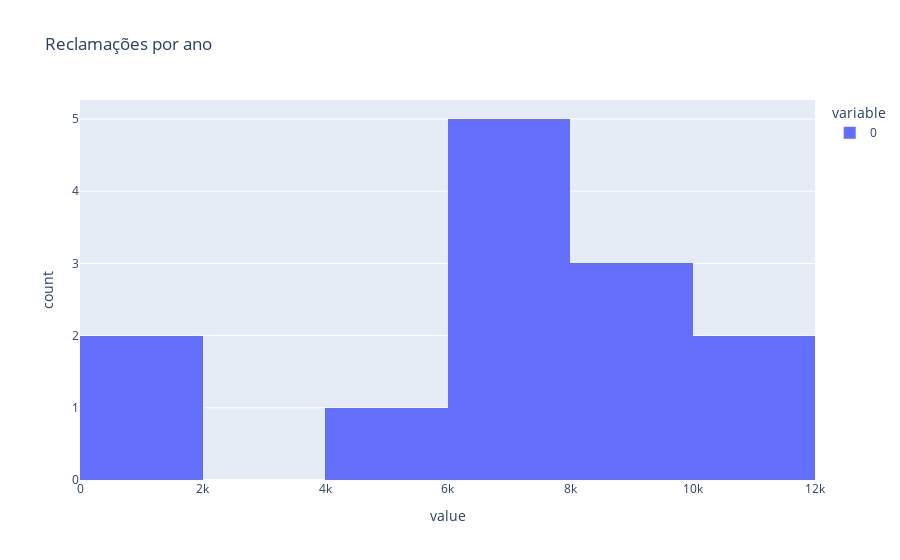
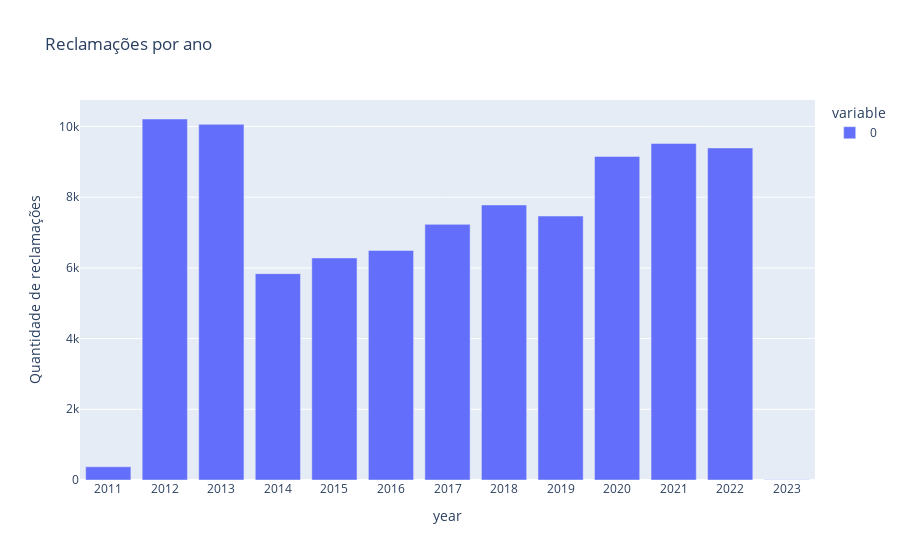

The code cell stored with these charts, in order, in its notebook:
### Code cell
# crie um grafico de barras das reclamações por ano
data = df.groupby(['year']).size()

fig = px.histogram(data, title='Reclamações por ano', nbins=6)
fig.show()

fig = px.bar(data, title='Reclamações por ano', labels={'value': 'Quantidade de reclamações'})
fig.show()

### Figure 1 — Plotly figure (JSON) as saved in the notebook; plotly's stock layout.template omitted (floating-point values rounded to 4 significant figures)
{"data": [{"alignmentgroup": "True", "bingroup": "x", "hovertemplate": "variable=0<br>value=%{x}<br>count=%{y}<extra></extra>", "legendgroup": "0", "marker": {"color": "#636efa", "pattern": {"shape": ""}}, "name": "0", "nbinsx": 6, "offsetgroup": "0", "orientation": "v", "showlegend": true, "type": "histogram", "x": [374, 10211, 10059, 5837, 6282, 6493, 7231, 7779, 7466, 9152, 9520, 9392, 4], "xaxis": "x", "yaxis": "y"}], "layout": {"barmode": "relative", "legend": {"title": {"text": "variable"}, "tracegroupgap": 0}, "title": {"text": "Reclamações por ano"}, "xaxis": {"anchor": "y", "domain": [0, 1], "title": {"text": "value"}}, "yaxis": {"anchor": "x", "domain": [0, 1], "title": {"text": "count"}}}}

### Figure 2 — Plotly figure (JSON) as saved in the notebook; plotly's stock layout.template omitted (floating-point values rounded to 4 significant figures)
{"data": [{"alignmentgroup": "True", "hovertemplate": "variable=0<br>year=%{x}<br>Quantidade de reclamações=%{y}<extra></extra>", "legendgroup": "0", "marker": {"color": "#636efa", "pattern": {"shape": ""}}, "name": "0", "offsetgroup": "0", "orientation": "v", "showlegend": true, "textposition": "auto", "type": "bar", "x": ["2011", "2012", "2013", "2014", "2015", "2016", "2017", "2018", "2019", "2020", "2021", "2022", "2023"], "xaxis": "x", "y": [374, 10211, 10059, 5837, 6282, 6493, 7231, 7779, 7466, 9152, 9520, 9392, 4], "yaxis": "y"}], "layout": {"barmode": "relative", "legend": {"title": {"text": "variable"}, "tracegroupgap": 0}, "title": {"text": "Reclamações por ano"}, "xaxis": {"anchor": "y", "domain": [0, 1], "title": {"text": "year"}}, "yaxis": {"anchor": "x", "domain": [0, 1], "title": {"text": "Quantidade de reclamações"}}}}
